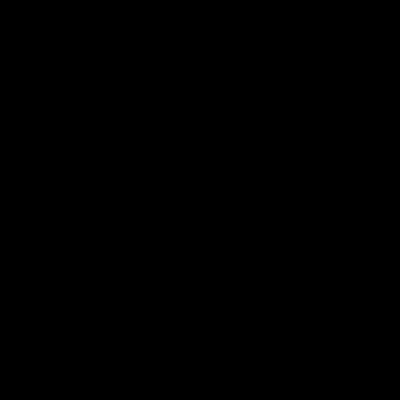
Frame 1 (no input)
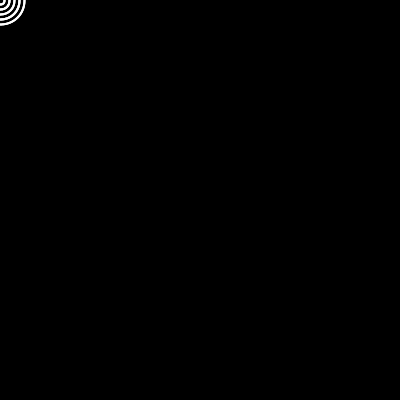
Frame 60 (the mouse pressed at the canvas centre just before this capture)
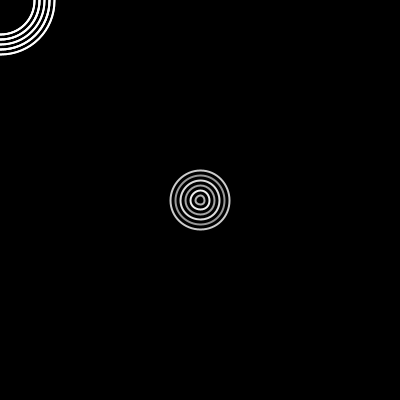
Frame 120 (the mouse held since frame 60 and released just before this capture)

The Processing sketch that drew these frames (run headless with seeded random() and noise(); from frame 60 on, the mouse is pressed at the canvas centre):

// Processing sketch: CircleWavesOOPs_2
// ── CircleWavesOOPs_2.pde
WaveCircles wcs, wcsLeftReflected,wcsTopReflected,wcsRightReflected,wcsBottomReflected;
float cx, cy;
float easing = 1.0;

void setup() {
  size(400, 400);
  cx = 0; 
  cy = 0;
  wcs = new WaveCircles();
  wcsLeftReflected = new WaveCircles();
  wcsTopReflected = new WaveCircles();
  wcsRightReflected = new WaveCircles();
  wcsBottomReflected = new WaveCircles();
  smooth(8);
  cursor(HAND);
}

void draw() {
  background(0);
  cx += (mouseX-cx)*easing;
  cy += (mouseY-cy)*easing;
  
  wcs.setCenter(cx, cy);
  wcsLeftReflected.setCenter(-cx, cy);
  wcsTopReflected.setCenter(cx, -cy);
  wcsRightReflected.setCenter(2*width-cx, cy);
  wcsBottomReflected.setCenter(cx,2*height-cy);
  
  wcs.render();
  wcsLeftReflected.render();
  wcsTopReflected.render();
  wcsRightReflected.render();
  wcsBottomReflected.render();
  
  wcs.recycle();
  wcsLeftReflected.recycle();
  wcsTopReflected.recycle();
  wcsRightReflected.recycle();
  wcsBottomReflected.recycle();
  
  
 
}

// ── WaveCircle.pde
class WaveCircle {
  PVector center;
  float life;
  float diameter;
  color circleColor;
  boolean colored = false;
  float speed = 1.0f;
  boolean crest = false;

  final static int MAX_LIFE = 300;


  WaveCircle(PVector _center, float _diameter) {
    this.center = _center.copy();
    this.diameter = _diameter;
    this.life = WaveCircle.MAX_LIFE-this.diameter;
    pushStyle();
    colorMode(HSB);
    this.circleColor = color(random(255), 255, 255);
    popStyle();
  }

  WaveCircle(PVector _center) {
    this(_center, 0);
    pushStyle();
    colorMode(HSB);
    this.circleColor = color(random(255), 255, 255);
    popStyle();
  }

  void update() {
    this.life -= this.speed;
    this.diameter += this.speed;
  }

  void show() {
    pushStyle();
    strokeWeight(2);
    blendMode(ADD);
    if (colored) {
      colorMode(HSB);
      //stroke(hue(this.circleColor), 255, 255, map(this.life, 0, pow(WaveCircle.MAX_LIFE, 0.99), 0, 255));
      stroke(map(this.life, 0, WaveCircle.MAX_LIFE*3, 0, 255), 255, 255, map(this.life, 0, pow(WaveCircle.MAX_LIFE, 0.99), 0, 255));
    } else {
      if(crest){
      stroke(255, map(this.life, 0, WaveCircle.MAX_LIFE, 0, 255));
      
      } else {
        stroke(182, map(this.life, 0, WaveCircle.MAX_LIFE, 0, 255));
        
      }
    }
    noFill();
    ellipse(this.center.x, this.center.y, this.diameter, this.diameter);
    popStyle();
  }
  void setColored(boolean _colored) {
    this.colored = _colored;
  }
}

// ── WaveCircles.pde
class WaveCircles {
  ArrayList<WaveCircle> wavecircles = new ArrayList<WaveCircle>();
  private int step = 10;
  PVector center = new PVector(-width/2, -height/2);

  WaveCircles() {
    for (int i = 0; i < WaveCircle.MAX_LIFE; i += this.step) {
      WaveCircle wc = new WaveCircle(this.center, i);
      if(i%2 == 0) wc.crest = true; 
      this.wavecircles.add(wc);
    }
  }

  void render() {
    for (WaveCircle wc : this.wavecircles) {
      wc.update();
      wc.show();
    }
  }

  void recycle() {
    boolean _crest;
    for (int i = 0; i < wavecircles.size(); i ++) {
      if (wavecircles.get(i).life < 0) {
        _crest = this.wavecircles.get(i).crest;
        this.wavecircles.remove(i);
        this.wavecircles.add(new WaveCircle(this.center, 0));
        if(i%2 == 0) this.wavecircles.get(wavecircles.size()-1).crest = _crest;
      }
    }
  }

  void setCenter(float cx, float cy) {
    this.center = new PVector(cx, cy);
  }
}//EOC
